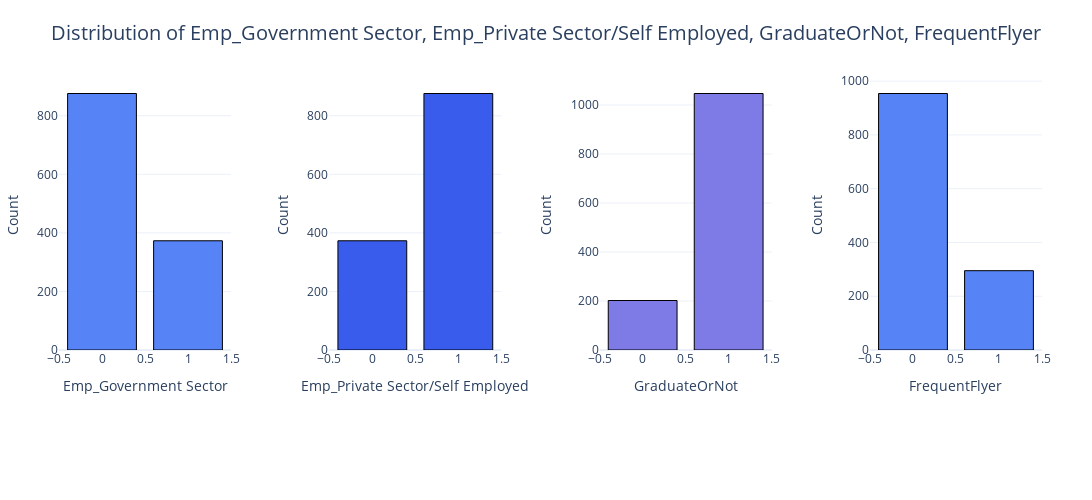

Notebook code for this chart:
### Markdown cell above
**Age**

- **Distribution**: The age distribution shows a clear peak at 28-29 years, with a secondary peak at 32-33 years.
- **Range**: Ages in the dataset range from 25 to 35 years, as previously noted.
- **Observations**: While there is still a concentration around 30 years, the distribution is more nuanced than initially described. There's a notable drop in frequency for ages 30-31, creating a bimodal distribution.

**Family Members**

- **Distribution**: The distribution of family members shows a clear peak at 5 members, with a secondary peak at 4 members.
- **Range**: Family sizes range from 2 to 9 members, confirming the initial observation.
- **Observations**: The most common family sizes are 5 and 4 members, followed by 6. There's a sharp decline in frequency for families with 7 or more members.

**Annual Income (Euro)**

- **Distribution**: The annual income distribution shows multiple distinct peaks, indicating a multimodal distribution.
- **Range**: Annual incomes range from approximately 5,000 to 20,000 Euros.
- **Observations**: There are clear peaks around 6,600, 9,900, 13,200, and 16,500 Euros. This suggests that incomes might be clustered around certain salary bands or job categories.

### Code cell
plot_combined_bar_charts(
    travel_df,
    categorical_features_one,
    max_features_per_plot=4,
    save_path="images/combined_bar_charts1",
)

### Figure 1 — Plotly figure (JSON) as saved in the notebook; plotly's stock layout.template omitted (floating-point values rounded to 4 significant figures)
{"data": [{"marker": {"color": "#5684F7", "line": {"color": "#000000", "width": 1}}, "name": "Emp_Government Sector", "type": "bar", "x": [0, 1], "xaxis": "x", "y": [876, 373], "yaxis": "y"}, {"marker": {"color": "#3A5CED", "line": {"color": "#000000", "width": 1}}, "name": "Emp_Private Sector/Self Employed", "type": "bar", "x": [1, 0], "xaxis": "x2", "y": [876, 373], "yaxis": "y2"}, {"marker": {"color": "#7E7AE6", "line": {"color": "#000000", "width": 1}}, "name": "GraduateOrNot", "type": "bar", "x": [1, 0], "xaxis": "x3", "y": [1047, 202], "yaxis": "y3"}, {"marker": {"color": "#5684F7", "line": {"color": "#000000", "width": 1}}, "name": "FrequentFlyer", "type": "bar", "x": [0, 1], "xaxis": "x4", "y": [954, 295], "yaxis": "y4"}], "layout": {"height": 500, "margin": {"b": 150, "l": 50, "r": 50, "t": 80}, "showlegend": false, "title": {"font": {"size": 20}, "text": "Distribution of Emp_Government Sector, Emp_Private Sector/Self Employed, GraduateOrNot, FrequentFlyer", "x": 0.5}, "width": 1600, "xaxis": {"anchor": "y", "domain": [0, 0.175], "showticklabels": true, "title": {"font": {"size": 14}, "text": "Emp_Government Sector"}}, "xaxis2": {"anchor": "y2", "domain": [0.275, 0.45], "showticklabels": true, "title": {"font": {"size": 14}, "text": "Emp_Private Sector/Self Employed"}}, "xaxis3": {"anchor": "y3", "domain": [0.55, 0.725], "showticklabels": true, "title": {"font": {"size": 14}, "text": "GraduateOrNot"}}, "xaxis4": {"anchor": "y4", "domain": [0.825, 1], "showticklabels": true, "title": {"font": {"size": 14}, "text": "FrequentFlyer"}}, "yaxis": {"anchor": "x", "domain": [0, 1], "title": {"font": {"size": 14}, "text": "Count"}}, "yaxis2": {"anchor": "x2", "domain": [0, 1], "title": {"font": {"size": 14}, "text": "Count"}}, "yaxis3": {"anchor": "x3", "domain": [0, 1], "title": {"font": {"size": 14}, "text": "Count"}}, "yaxis4": {"anchor": "x4", "domain": [0, 1], "title": {"font": {"size": 14}, "text": "Count"}}}}
